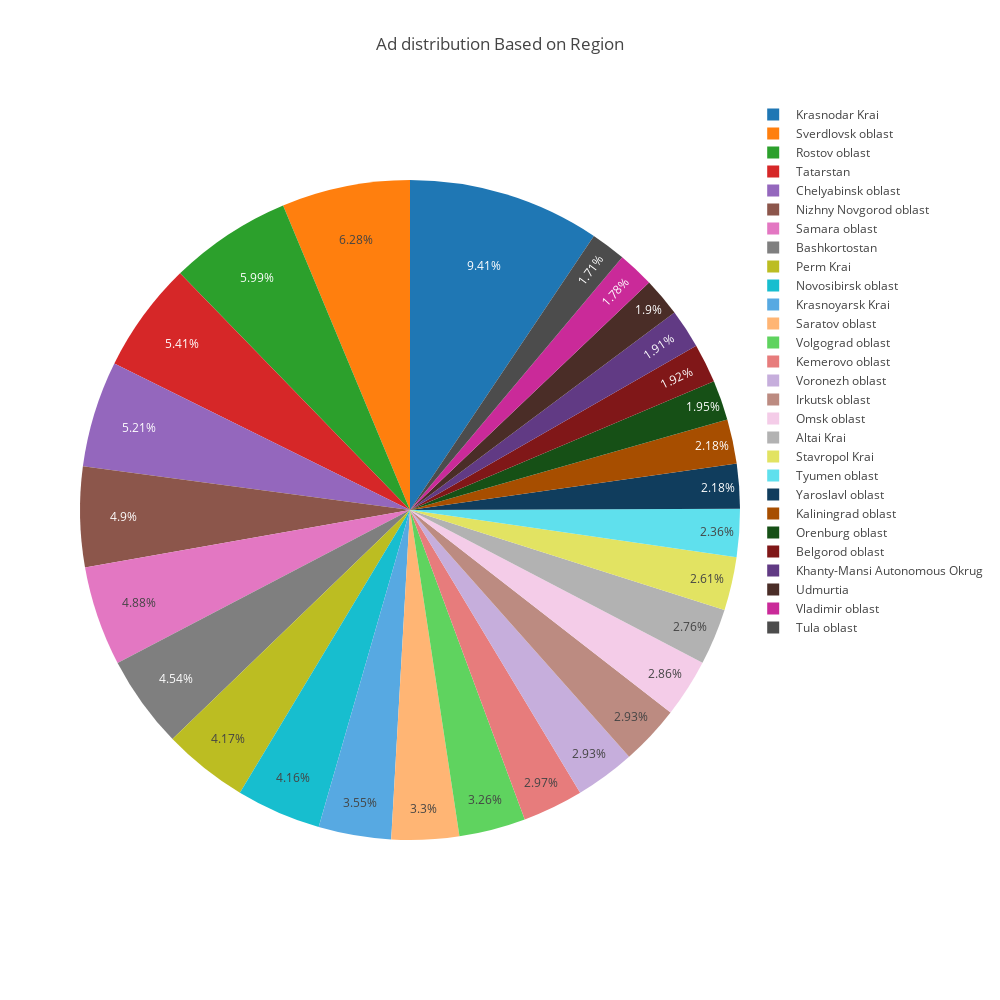

Notebook code cell kept with this figure:
### Code cell
temp_series = train_df['region_en'].value_counts()
labels = (np.array(temp_series.index))
sizes = (np.array((temp_series / temp_series.sum())*100))

trace = go.Pie(labels=labels, values=sizes)
layout = go.Layout(
    title='Ad distribution Based on Region',
    width=1000,
    height=1000,
)
data = [trace]
fig = go.Figure(data=data, layout=layout)
py.iplot(fig, filename="region")

### Figure 1 — Plotly figure (JSON) as saved in the notebook; plotly's stock layout.template omitted (floating-point values rounded to 4 significant figures)
{"data": [{"labels": [" Krasnodar Krai", " Sverdlovsk oblast", " Rostov oblast", " Tatarstan", " Chelyabinsk oblast", " Nizhny Novgorod oblast", " Samara oblast", " Bashkortostan", " Perm Krai", " Novosibirsk oblast", " Krasnoyarsk Krai", " Saratov oblast", " Volgograd oblast", " Kemerovo oblast", " Voronezh oblast", " Irkutsk oblast", " Omsk oblast", " Altai Krai", " Stavropol Krai", " Tyumen oblast", " Yaroslavl oblast", " Kaliningrad oblast", " Orenburg oblast", " Belgorod oblast", " Khanty-Mansi Autonomous Okrug", " Udmurtia", " Vladimir oblast", " Tula oblast"], "type": "pie", "values": [9.406, 6.284, 5.986, 5.407, 5.211, 4.898, 4.883, 4.542, 4.171, 4.156, 3.555, 3.302, 3.259, 2.969, 2.934, 2.929, 2.856, 2.762, 2.607, 2.355, 2.183, 2.179, 1.949, 1.92, 1.91, 1.898, 1.779, 1.712]}], "layout": {"height": 1000, "title": "Ad distribution Based on Region", "width": 1000}}
